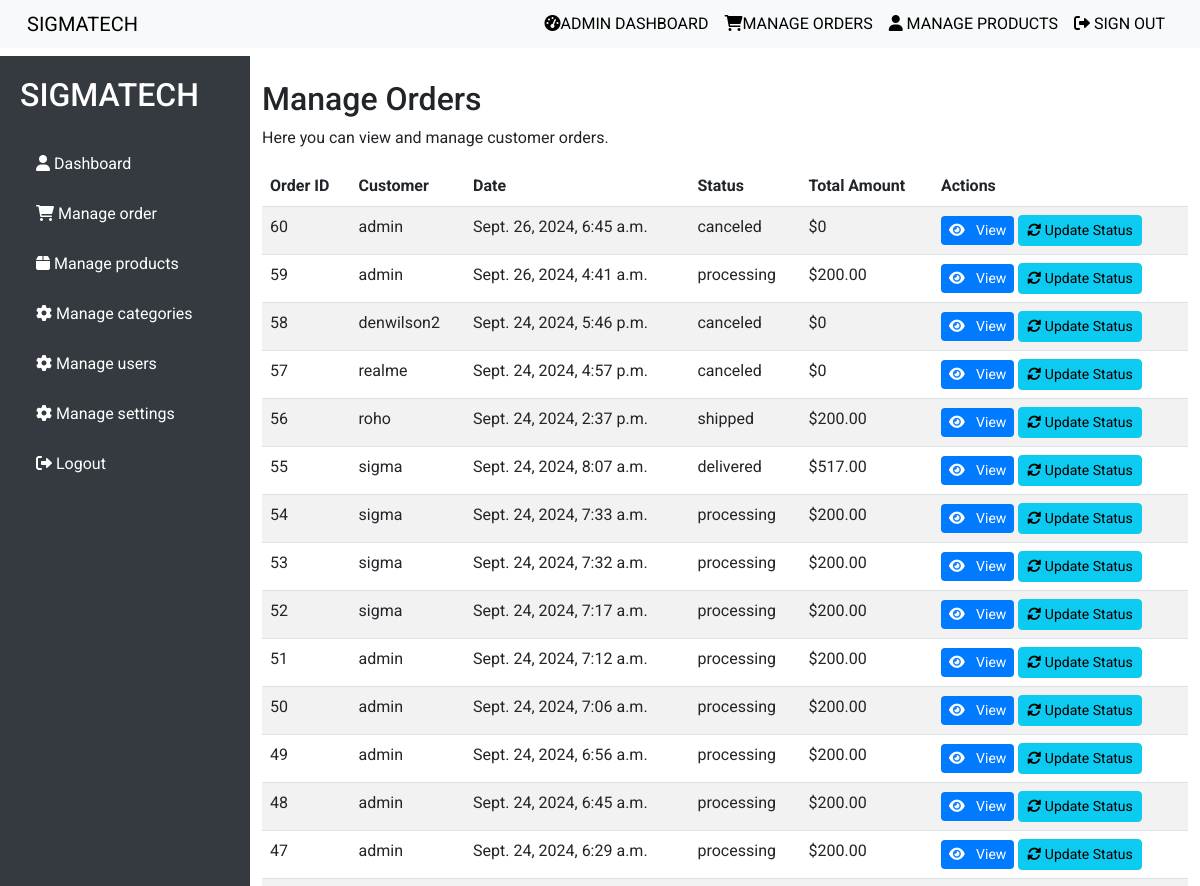
The app's page /admin_panel/orders/ (signed in, upper part), older data.
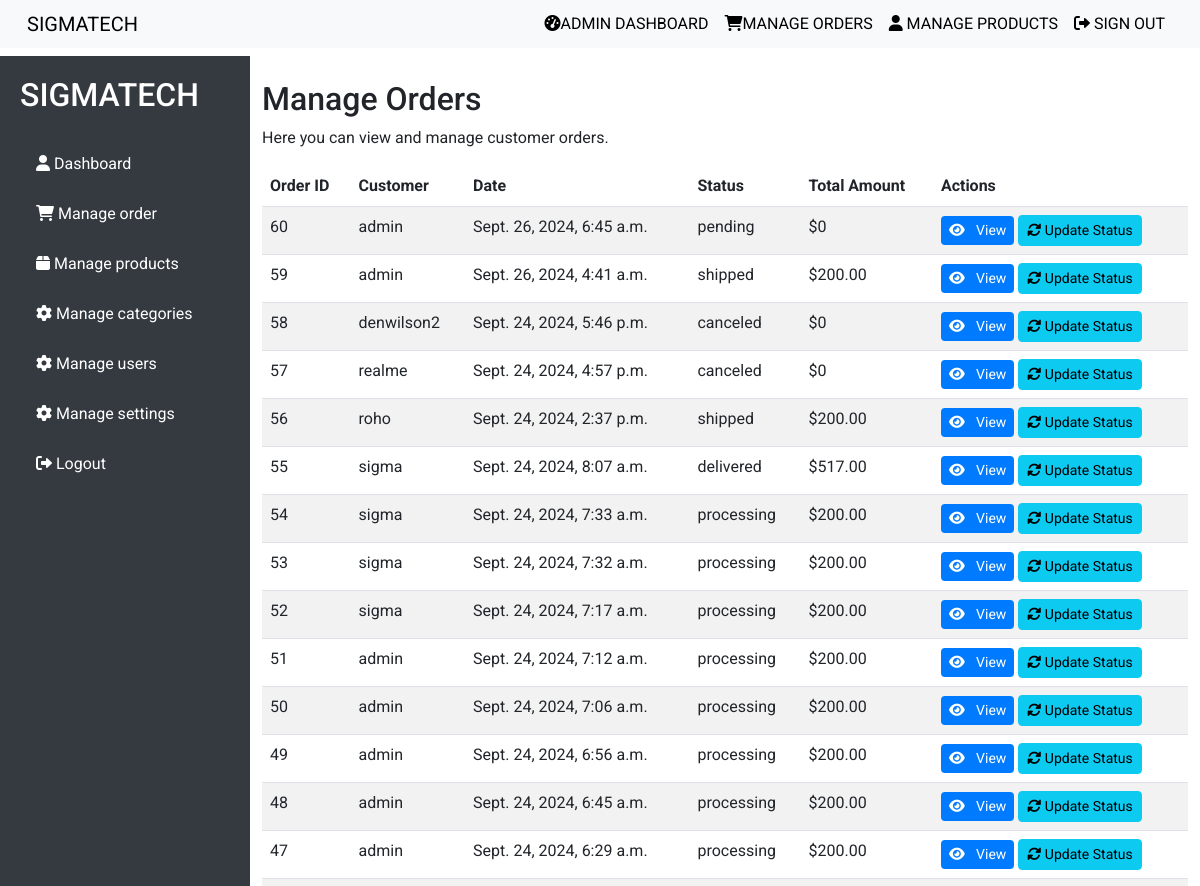
The same page, newer data.
### order/models.py (models this page shows, shortened)
class Order(models.Model):
    STATUS_CHOICES = [
        ('pending', 'Pending'),
        ('processing', 'Processing'),
        ('shipped', 'Shipped'),
        ('delivered', 'Delivered'),
        ('canceled', 'Canceled'),
    ]
    user = models.ForeignKey(settings.AUTH_USER_MODEL, on_delete=models.CASCADE)
    cart = models.OneToOneField(Cart, on_delete=models.CASCADE)
    status = models.CharField(max_length=20, choices=STATUS_CHOICES, default='pending')
    created_at = models.DateTimeField(auto_now_add=True)
    updated_at = models.DateTimeField(auto_now=True)

### admin_panel/views.py (the view)
# urls.py: path('orders/', admin_manage_orders, name='admin_manage_orders'),
@user_passes_test(admin_only)
def admin_manage_orders(request):
    orders = Order.objects.all().order_by('-created_at')  # Latest orders first
    for order in orders:
        total_price = sum(item.price * item.quantity for item in order.items.all())
        order.total_price = total_price
        order.save()  # Save the updated total price to the database
    context = {
        'orders': orders,
    }
    return render(request, 'admin_panel/manage_orders.html', context)

### admin_panel/views.py (called while the page is built)
def admin_only(user):
    return user.is_superuser

### admin_panel/templates/admin_panel/manage_orders.html (shortened to what this page needs)
{% extends 'admin_panel/base1.html' %}
{% block content %}
<div class="container-fluid mt-4">
    <h2>Manage Orders</h2>
    <p>Here you can view and manage customer orders.</p>
    <div class="table-responsive">
        <table class="table table-striped">
            <thead>
                <tr>
                    <th>Order ID</th>
                    <th>Customer</th>
                    <th>Date</th>
                    <th>Status</th>
                    <th>Total Amount</th>
                    <th>Actions</th>
                </tr>
            </thead>
            <tbody>
                {% for order in orders %}
                <tr>
                    <td>{{ order.id }}</td>
                    <td>{{ order.user  }}</td>
                    <td>{{ order.created_at }}</td>
                    <td>{{ order.status }}</td>
                    <td>${{ order.total_price }}</td>
                    <td>
                        <a href="{% url 'admin_panel:admin_view_order' order.id %}" class="btn btn-primary btn-sm">
                            <i class="fas fa-eye"></i> View
                        </a>
                        <a href="{% url 'admin_panel:admin_update_order_status' order.id %}" class="btn btn-info btn-sm">
                            <i class="fas fa-sync-alt"></i> Update Status
                        </a>
                    </td>
                </tr>
                {% endfor %}
            </tbody>
        </table>
    </div>
</div>
{% endblock %}

Row changes from the older to the newer data that the page shows:
changed Order id 60: status "canceled" → "pending"
changed Order "Sept. 26, 2024, 4:41 a.m.": status "processing" → "shipped"
